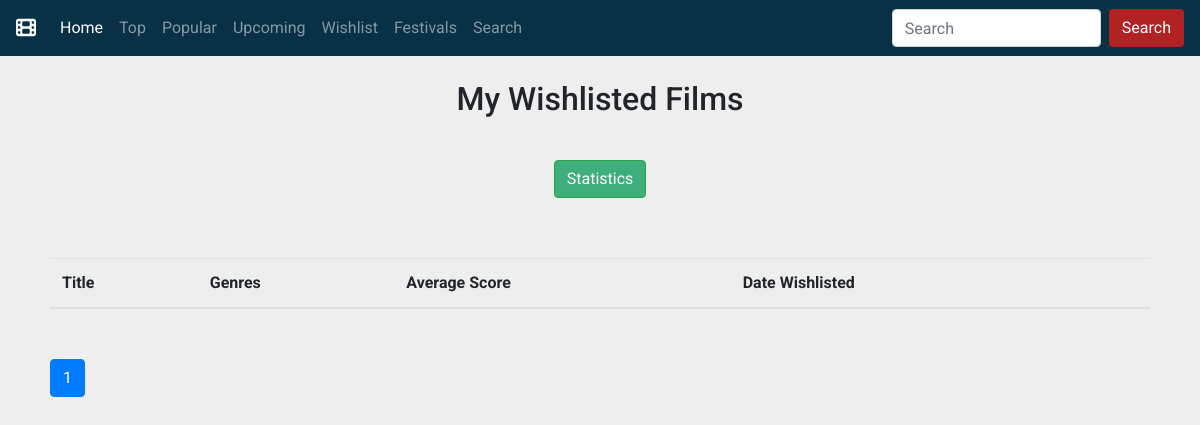
/films/wishlist, run on an earlier commit of the app's database.
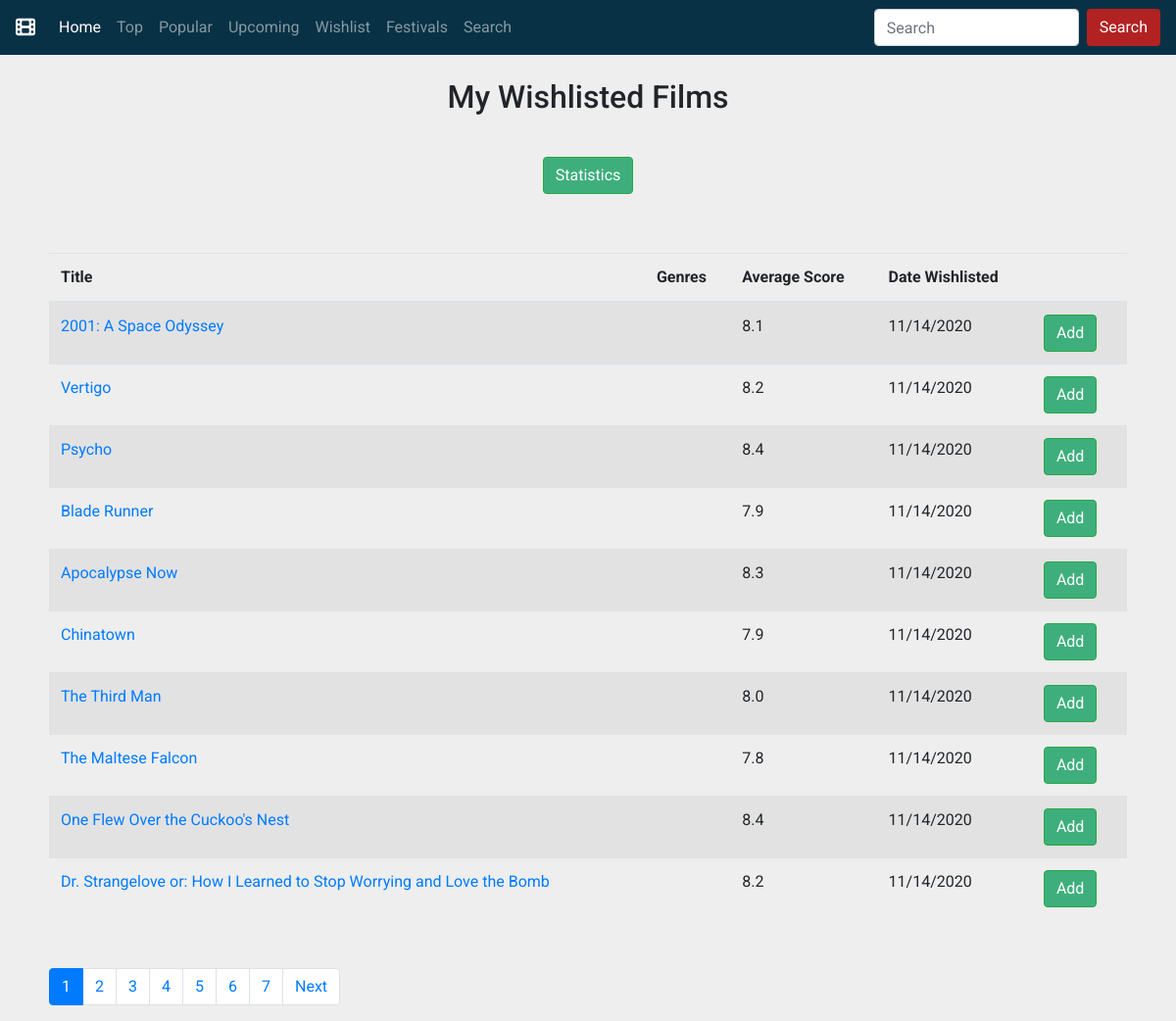
And on a later commit of the database.
### films/models.py (models this page shows, shortened)
class Film(models.Model):
    title = models.CharField(max_length=200)
    original_language = models.CharField(max_length=200)
    overview = models.TextField(null=True)
    movie_db_id = models.IntegerField(null=True)
    release_date = models.DateField(null=True)
    comments = models.CharField(max_length=200, null=True)
    popularity = models.TextField(null=True)
    runtime = models.IntegerField(null=True)
    budget = models.IntegerField(null=True)
    revenue = models.IntegerField(null=True)
    vote_average = models.FloatField(null=True)
    liked = models.BooleanField(null=True)
    added = models.BooleanField(null=True)
    wishlisted = models.BooleanField(null=True)
    score = models.FloatField(null=True)
    review = models.TextField(null=True)
    review_url = models.CharField(max_length=300, null=True)
    critics_pick = models.BooleanField(null=True)
    poster = models.CharField(max_length=200, null=True)
    date_watched = models.DateTimeField('Date Added', null=True)

### films/views.py (the view)
# urls.py: path('wishlist', views.wishlist, name='wishlist-index'),
def wishlist(request):
    films = Film.objects.filter(wishlisted=True).order_by('-score')
    film_paginator = Paginator(films, 10)
    page = request.GET.get('page')
    try:
        films = film_paginator.page(page)
    except PageNotAnInteger:
        films = film_paginator.page(1)
    except EmptyPage:
        films = film_paginator.page(film_paginator.num_pages)
    if not page:
        films = film_paginator.page(1)
    return render(request, 'films/wishlist_index.html', {'films': films})

### films/templates/films/wishlist_index.html (shortened to what this page needs)
{% include 'films/main.html' %}
<div class="container-fluid">
  <div class="row">
    <div class="col"></div>
    <div class="col text-center">
      <br />
      <h2>My Wishlisted Films</h2>
      <br />
    </div>
    <div class="col"></div>
  </div>
  <div class="row">
    <div class="col"></div>
    <div class="col text-center">
      <button
        type="button"
        class="btn btn-success"
        style="margin-bottom: 10px; margin-top: 10px"
      >
        <a href="{% url 'films:statistics' %}" style="color: white"
          >Statistics</a
        >
      </button>
    </div>
    <div class="col"></div>
  </div>
  <div class="row">
    <table class="table table-striped" style="margin: 50px 50px">
      <thead class="thead-info">
        <tr>
          <th scope="col">Title</th>
          <th scope="col">Genres</th>
          <th scope="col">Average Score</th>
          <th scope="col">Date Wishlisted</th>
          <th scope="col"></th>
        </tr>
      </thead>
      <tbody>
        {% for row in films %}
        <tr>
          <td>
            <a href="{% url 'films:view' row.movie_db_id %}">{{ row.title }}</a>
          </td>
          <td>{{ row.genres }}</td>
          <td>{{ row.vote_average }}</td>
          <td>{{ row.date_watched|date:"SHORT_DATE_FORMAT" }}</td>
          <td>
            <form
              class="form-inline"
              method="GET"
              style="float: left; padding-right: 5px"
              action="{% url 'films:add' row.id %}"
            >
              <button
                type="submit"
                class="btn btn-success"
                method="GET"
                action="{% url 'films:add' row.id %}"
              >
                Add
              </button>
            </form>
          </td>
        </tr>
        {% endfor %}
      </tbody>
    </table>
    <div style="margin-left: 50px">
      {% block content %}
      {% include "./pagination.html" with page=films %}
      {% endblock %}
    </div>
  </div>
</div>

### films/templates/films/main.html (shortened to what this page needs)
<!DOCTYPE html>
<html lang="en">
  <head>
    <link
      rel="stylesheet"
      href="https://cdn.jsdelivr.net/npm/bootstrap@4.5.3/dist/css/bootstrap.min.css"
    />
    {% load static %}
    <link rel="stylesheet" type="text/css" href="{% static 'global.css' %}" />
  </head>
  <body>
    <nav class="navbar navbar-expand-lg navbar-dark navbar-custom">
      <a class="navbar-brand" href="/films">
        <i class="fas fa-film"></i>
      </a>
      <div class="collapse navbar-collapse" id="navbarNav">
        <ul class="navbar-nav">
          <li class="nav-item active">
            <a class="nav-link" href="/">Home </a>
          </li>
          <li class="nav-item">
            <a class="nav-link" href="{% url 'films:top' %}">Top</a>
          </li>
          <li class="nav-item">
            <a class="nav-link" href="{% url 'films:popular' %}">Popular</a>
          </li>
          <li class="nav-item">
            <a class="nav-link" href="{% url 'films:upcoming' %}">Upcoming</a>
          </li>
          <li class="nav-item">
            <a class="nav-link" href="{% url 'films:wishlist-index' %}"
              >Wishlist</a
            >
          </li>
          <li class="nav-item">
            <a class="nav-link" href="{% url 'films:festivals' %}">Festivals</a>
          </li>
          <li class="nav-item">
            <a class="nav-link" href="{% url 'films:search' %}">Search</a>
          </li>
        </ul>
      </div>
      <form
        class="form-inline my-2 my-lg-0"
        method="GET"
        action="/films/search"
      >
        <input
          class="form-control mr-sm-2"
          type="search"
          name="query"
          id="query"
          placeholder="Search"
          aria-label="Search"
        />
        <button type="submit" class="btn btn-custom">Search</button>
      </form>
    </nav>
  </body>
</html>

### films/templates/films/pagination.html (shortened to what this page needs)
<div class="pagination">
  {% if page.paginator.num_pages %}
  <nav aria-label="...">
    <ul class="pagination">
      {% for n in page.paginator.page_range %}
      <li class="page-item {% if n == page.number %} active {% endif %}">
        <a class="page-link" href="?page={{ n }}&query={{ query }}">{{n}}</a>
      </li>
      {% endfor %}
      {% if page.has_next %}
      <li class="page-item">
        <a
          class="page-link"
          href="?page={{ page.next_page_number }}&query={{ query }}"
          >Next</a
        >
      </li>
      {% endif %}
    </ul>
  </nav>
  {% endif %}
</div>

### filmtracker/static/global.css (style rules this page uses)
* { font-family: "Roboto", sans-serif; }
.btn-success { background-color: #3eaf7c; }
body { background-color: #eeeeee; }
.navbar-custom { background-color: #093145; }
.btn-custom { background-color: #b22222; color: white; }

What changed in the data, as far as the page shows it:
added Film: title "2001: A Space Odyssey", vote_average "8.1", date_watched "11/14/2020"
added Film: title "Vertigo", vote_average "8.2", date_watched "11/14/2020"
added Film: title "Psycho", vote_average "8.4", date_watched "11/14/2020"
added Film: title "Blade Runner", vote_average "7.9", date_watched "11/14/2020"
added Film: title "Apocalypse Now", vote_average "8.3", date_watched "11/14/2020"
added Film: title "Chinatown", vote_average "7.9", date_watched "11/14/2020"
added Film: title "The Third Man", vote_average "8.0", date_watched "11/14/2020"
added Film: title "The Maltese Falcon", vote_average "7.8", date_watched "11/14/2020"
added Film: title "One Flew Over the Cuckoo's Nest", vote_average "8.4", date_watched "11/14/2020"
added Film: title "Dr. Strangelove or: How I Learned to Stop Worrying and Love the Bomb", vote_average "8.2", date_watched "11/14/2020"
Also different on the page:
new list line: "2"
new list line: "3"
new list line: "4"
new list line: "5"
new list line: "6"
new list line: "7"
text now shown: "Next"
